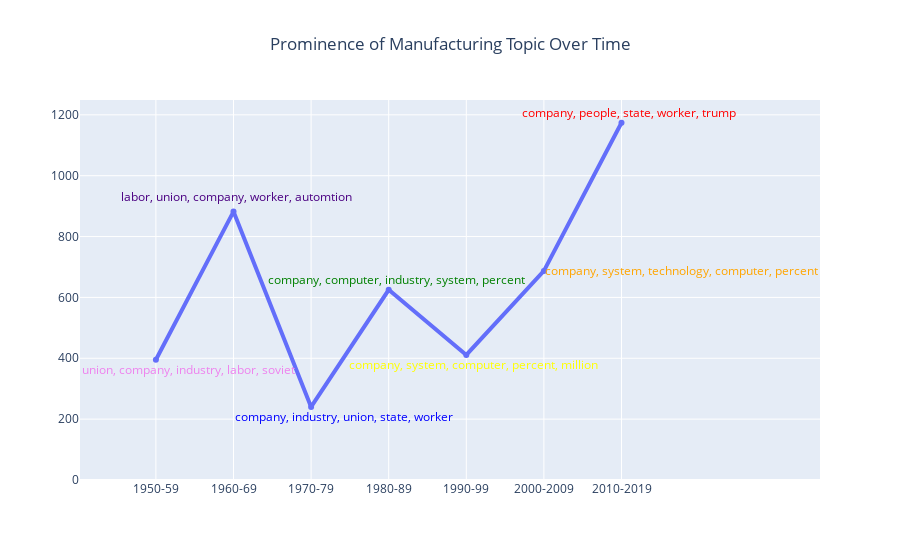

Write notebook code for a chart like this one.
### Markdown cell above
# Method 2 (WINNER!)

### Code cell
colors = ['violet', 'indigo', 'blue', 'green', 'yellow', 'orange', 'red']

fig = go.Figure()
fig.add_trace(go.Scatter(
    x=['1950-59', '1960-69', '1970-79', '1980-89', '1990-99', '2000-2009', '2010-2019'],
    y=[395, 882, 240, 625, 411, 687, 1174]
))

fig.add_annotation(x=1, y=395,
            text="union, company, industry, labor, soviet",
            showarrow=False,
            yshift=-10,
            xshift=-45,
            font=dict(color=colors[0]))
fig.add_annotation(x=2, y=882,
            text="labor, union, company, worker, automtion",
            showarrow=False,
            yshift=15,
            xshift=-75,
            font=dict(color=colors[1]))
fig.add_annotation(x=3, y=240,
            text="company, industry, union, state, worker",
            showarrow=False,
            yshift=-10,
            xshift=-45,
            font=dict(color=colors[2]))
fig.add_annotation(x=4, y=625,
            text="company, computer, industry, system, percent",
            showarrow=False,
            yshift=10,
            xshift=-70,
            font=dict(color=colors[3]))
fig.add_annotation(x=5, y=411,
            text="company, system, computer, percent, million",
            showarrow=False,
            yshift=-10,
            xshift=-70,
            font=dict(color=colors[4]))
fig.add_annotation(x=6, y=687,
            text="company, system, technology, computer, percent",
            showarrow=False,
            xshift=60,
            font=dict(color=colors[5]))
fig.add_annotation(x=7, y=1174,
            text="company, people, state, worker, trump",
            showarrow=False,
            xshift=-70,
            yshift=10,
            font=dict(color=colors[6]))

fig.update_layout(height=500, title_x=0.5, title_text='Prominence of Manufacturing Topic Over Time')
fig.update_xaxes(tickmode='linear')
fig.update_xaxes(rangemode="tozero")
fig.update_yaxes(rangemode="tozero")
fig.update_traces(line=dict(width=4))

fig.show()

### Figure 1 — Plotly figure (JSON) as saved in the notebook; plotly's stock layout.template omitted (floating-point values rounded to 4 significant figures)
{"data": [{"line": {"width": 4}, "type": "scatter", "x": ["1950-59", "1960-69", "1970-79", "1980-89", "1990-99", "2000-2009", "2010-2019"], "y": [395, 882, 240, 625, 411, 687, 1174]}], "layout": {"annotations": [{"font": {"color": "violet"}, "showarrow": false, "text": "union, company, industry, labor, soviet", "x": 1, "xshift": -45, "y": 395, "yshift": -10}, {"font": {"color": "indigo"}, "showarrow": false, "text": "labor, union, company, worker, automtion", "x": 2, "xshift": -75, "y": 882, "yshift": 15}, {"font": {"color": "blue"}, "showarrow": false, "text": "company, industry, union, state, worker", "x": 3, "xshift": -45, "y": 240, "yshift": -10}, {"font": {"color": "green"}, "showarrow": false, "text": "company, computer, industry, system, percent", "x": 4, "xshift": -70, "y": 625, "yshift": 10}, {"font": {"color": "yellow"}, "showarrow": false, "text": "company, system, computer, percent, million", "x": 5, "xshift": -70, "y": 411, "yshift": -10}, {"font": {"color": "orange"}, "showarrow": false, "text": "company, system, technology, computer, percent", "x": 6, "xshift": 60, "y": 687}, {"font": {"color": "red"}, "showarrow": false, "text": "company, people, state, worker, trump", "x": 7, "xshift": -70, "y": 1174, "yshift": 10}], "autosize": true, "title": {"text": "Prominence of Manufacturing Topic Over Time", "x": 0.5}, "xaxis": {"autorange": true, "range": [-0.5032, 7.929], "rangemode": "tozero", "tickmode": "linear", "type": "category"}, "yaxis": {"autorange": true, "range": [0, 1251.0], "rangemode": "tozero", "type": "linear"}}}
